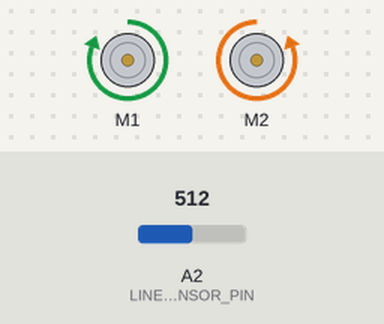
This sketch was run on a simulated Arduino Uno, built with avr-gcc and run on an emulated ATmega328P. Parts: 2 × DC motor (green arrow = forward, orange = backward, longer = faster). The inputs (shaded band) are chosen by the test bench; at power-on: A2 (LINE_SENSOR_PIN) = 512. Random numbers use the default seed unless the sketch sets one.

Above: at 1.25 s.
1.3 s: A2 (LINE_SENSOR_PIN) set to 494
At 1.8 s:
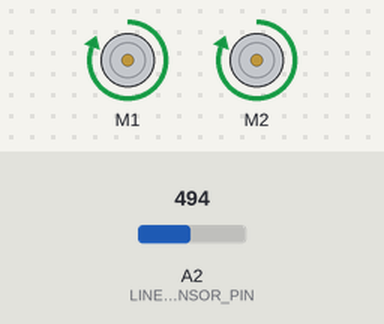
2.8 s: A2 (LINE_SENSOR_PIN) set to 510
At 4.61 s:
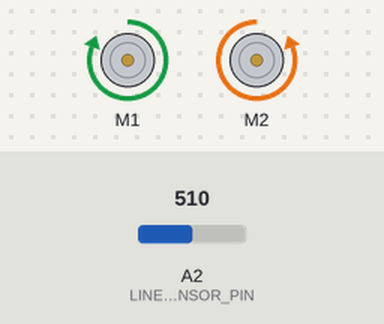
5.8 s: A2 (LINE_SENSOR_PIN) set to 490
7.4 s: A2 (LINE_SENSOR_PIN) set to 511
At 7.63 s:
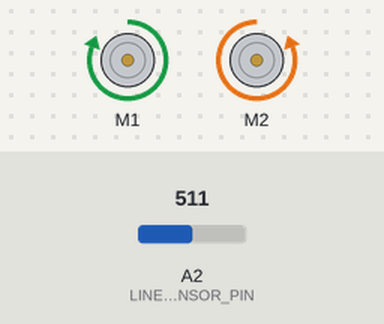
Timing chart, 0 to 11.4 s (numbered marks = the images above; inputs shaded):
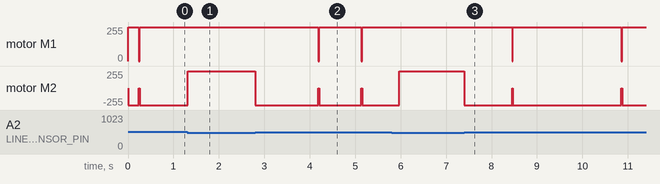

The sketch:

sketch.ino
```cpp
//This imports the motor controller library to make it easier to control the motors
#include <RedBot.h>

//Define pins here (or don't, i'm a sign not a cop)
#define LINE_SENSOR_PIN A2
#define IR_SENSOR_PIN A1 //This is an analog pin (meaning it can have more than a 1 or 0 value)

const int WHITE_LINE_THRESHOLD = 500;
const int MAX_DISTANCE_THRESHOLD = 800;

//Insantiate the motors
RedBotMotors motors;

//The arduino lifecycle is pretty simple
//Basically it calls setup and then loop over and over

void setup(){
  //Set the pin mode so the board knows your using inputs
  pinMode(LINE_SENSOR_PIN, INPUT);
  pinMode(IR_SENSOR_PIN, INPUT);
}

int readLineSensor(){
  return analogRead(LINE_SENSOR_PIN);
}

int readIRSensor(){
  return analogRead(LINE_SENSOR_PIN);
}

boolean isLineThere(){
  int reading = readLineSensor(); //Take a reading of what the line sensor sees
  if(reading > WHITE_LINE_THRESHOLD){ //If the reflected amount of light is greater than an arbitrary threshold, then you see white
    return true;
  }
  else{
    return false;
  }
}

boolean isRobotInFrontOfUs(){
  int reading = readIRSensor(); //Take a reading of what the line sensor sees
  if(reading < MAX_DISTANCE_THRESHOLD){ //If the robot is less than a certain distance away, consider it in front of us (too much and it could just be noise or a person standing next to the ring)
    return true;
  }
  else{
    return false;
  }
}

void loop(){
  if(isLineThere()){
    motors.pivot(255,random(255));
  }
  else if(isRobotInFrontOfUs()){
    motors.drive(255);
  }
  else {
    motors.drive(100);
  }
}
```

Measured:
- the behaviour switches between 501 and 500 on A2 (LINE_SENSOR_PIN) (found by bisection; images 0 and 1)
- after the input at 2.8 s, motor M1: alternates forward 255/255 for 0.93 s and stopped for 0.02 s, starting after 1.4 s; motor M2: forward 255/255 → backward 255/255 at once
- after the input at 7.4 s, motor M1: alternates forward 255/255 for 2.4 s and stopped for 0.02 s, starting after 1.1 s; motor M2: forward 255/255 → backward 255/255 at once
